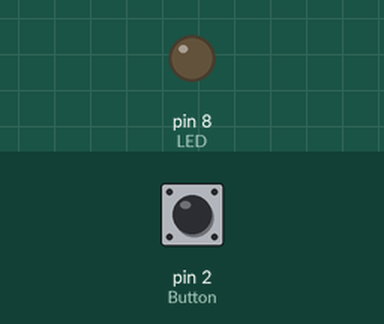
Simulated run of this sketch. Board: Arduino Uno, built with avr-gcc and run on an emulated ATmega328P. Parts: output pins drawn as LEDs (lit = HIGH). The test bench sets the inputs (shaded band); at power-on: pin 2 (Button) LOW.

Above: at 1.2 s.
1.3 s: pin 2 (Button) pulled HIGH for 0.15 s
At 1.37 s:
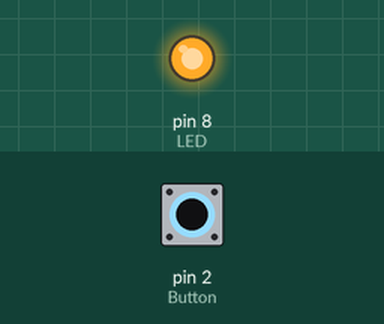
2.9 s: pin 2 (Button) pulled HIGH for 3.2 s
At 7.4 s:
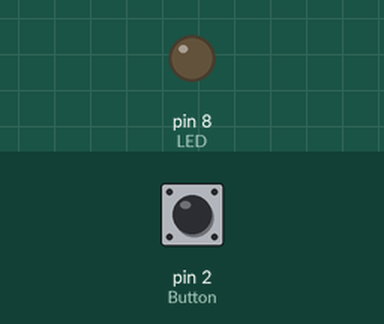
Timing chart, 0 to 8.9 s (numbered marks = the images above; inputs shaded):
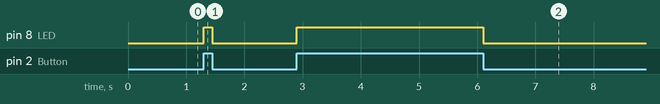

Measured:
- after the input at 1.3 s, pin 8 (LED): LOW → HIGH at once, → LOW 0.15 s later
- after the input at 2.9 s, pin 8 (LED): LOW → HIGH at once, → LOW 3.2 s later

The sketch:

technology-light-code.ino
```cpp
const int LED = 8;
const int Button = 2;
void setup() {
  pinMode(LED, OUTPUT);
  pinMode(Button, INPUT);

}

void loop() {
  int ButtonState = digitalRead(Button);

  if (ButtonState == HIGH)

    digitalWrite(LED, HIGH);

  else

    digitalWrite(LED, LOW);


}
```
